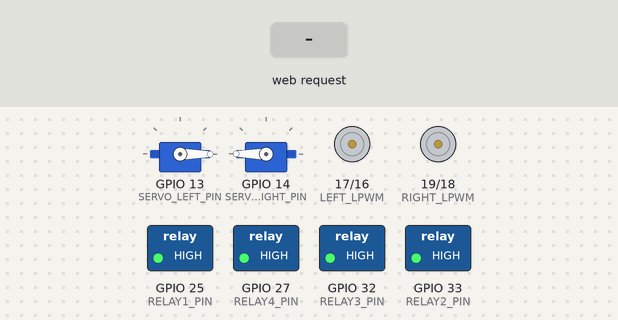
The sketch below on a simulated ESP32. On the bench: 2 × servo, motor-driver pin pairs drawn as motors (green arrow = first pin HIGH = forward, orange = second pin HIGH = backward, longer = more drive), switched loads named in the sketch (green lamp = pin HIGH). Inputs (shaded band) come from the test bench. What the sketch prints to the serial monitor is not drawn.

Above: at 1.2 s.
1.3 s: HTTP request GET /servo?a=120&d=120&n=120 received
At 2.6 s:
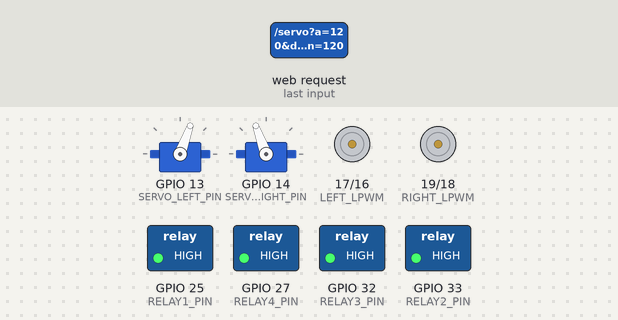
3.2 s: HTTP request GET /home received
At 3.58 s:
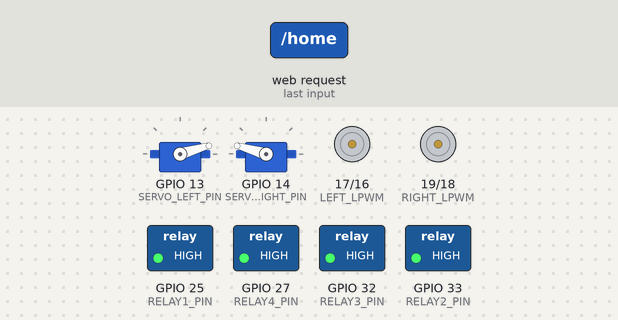
5.1 s: HTTP request GET /move?d=F received
At 6.1 s:
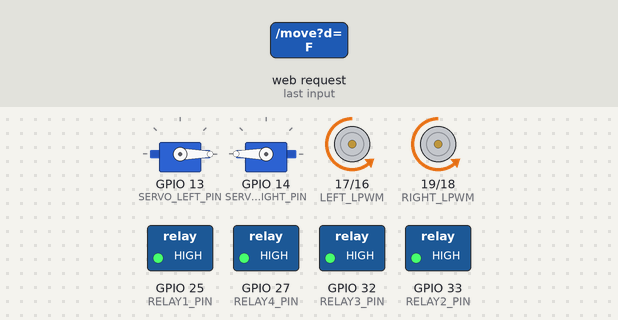
6.6 s: HTTP request GET /servo?a=1 received
At 7.2 s:
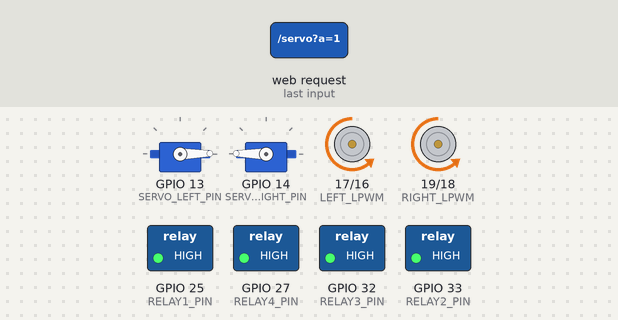
8.1 s: HTTP request GET /move?d=B received
At 8.4 s:
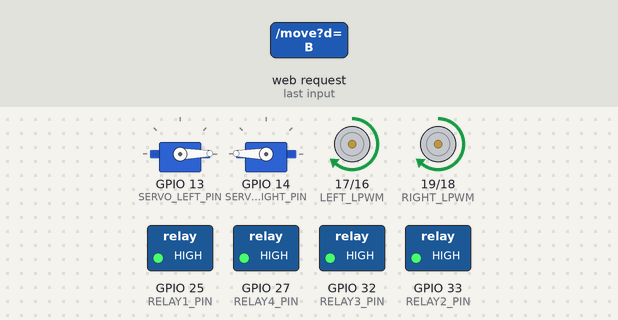
9.6 s: HTTP request GET /servo?a=F received
At 10.7 s:
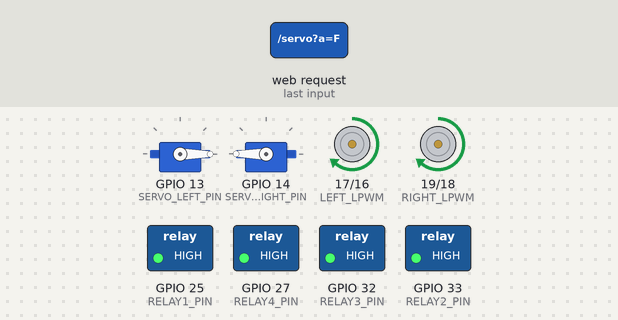
Timing chart, 0 to 12.1 s (numbered marks = the images above; inputs shaded):
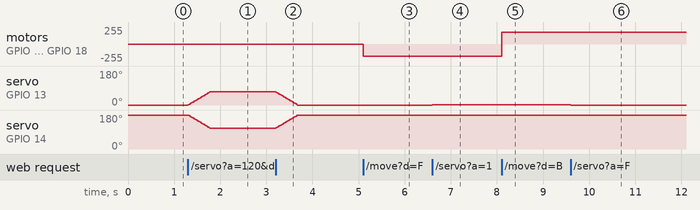

Measured:
- after the input at 1.3 s, servo on GPIO 13 (SERVO_LEFT_PIN): moves from 0° to 70° over 0.47 s, starting at once; servo on GPIO 14 (SERVO_RIGHT_PIN): moves from 180° to 110° over 0.47 s, starting at once
- after the input at 3.2 s, servo on GPIO 13 (SERVO_LEFT_PIN): moves from 70° to 0° over 0.47 s, starting at once; servo on GPIO 14 (SERVO_RIGHT_PIN): moves from 110° to 180° over 0.47 s, starting at once
- after the input at 5.1 s, motor on GPIO 17 (LEFT_LPWM) / GPIO 16 (LEFT_RPWM), motor on GPIO 19 (RIGHT_LPWM) / GPIO 18 (RIGHT_RPWM): stopped → backward 180/255 at once
- after the input at 6.6 s, servo on GPIO 13 (SERVO_LEFT_PIN): 0° → 1° at once; servo on GPIO 14 (SERVO_RIGHT_PIN): 180° → 179° at once
- after the input at 8.1 s, motor on GPIO 17 (LEFT_LPWM) / GPIO 16 (LEFT_RPWM), motor on GPIO 19 (RIGHT_LPWM) / GPIO 18 (RIGHT_RPWM): backward 180/255 → forward 180/255 at once
- after the input at 9.6 s, servo on GPIO 13 (SERVO_LEFT_PIN): 1° → 0° at once; servo on GPIO 14 (SERVO_RIGHT_PIN): 179° → 180° at once

The sketch:

main.ino
```cpp
#include <WiFi.h>
#include <WebServer.h>
#include <ESP32Servo.h>
#include "design.h"

// ===================== WIFI =====================
const char* ssid     = "ESP32-Robot";
const char* password = "12345678";

// ===================== PINS =====================
#define SERVO_LEFT_PIN   13
#define SERVO_RIGHT_PIN  14

#define LEFT_RPWM   16
#define LEFT_LPWM   17
#define RIGHT_RPWM  18
#define RIGHT_LPWM  19

// Relays (GPIO 35 is INPUT ONLY → changed to 27)
#define RELAY1_PIN  25
#define RELAY2_PIN  33
#define RELAY3_PIN  32
#define RELAY4_PIN  27      // ← Fixed (was 35)

#define RELAY_ON    LOW     // Active LOW
#define RELAY_OFF   HIGH

// ===================== SETTINGS =====================
#define MAX_ANGLE     310
#define SERVO_MIN_US  500
#define SERVO_MAX_US  2500
#define SMOOTH_STEP   2
#define SMOOTH_DELAY  8
#define RECORD_MAX    200
#define MOTOR_SPEED   180

Servo servoLeft;
Servo servoRight;
WebServer server(80);

int currentAngle = 0;
int recordBuffer[RECORD_MAX];
int recordCount = 0;
bool isRecording = false;

bool relayState[4] = {false, false, false, false};
const int relayPins[4] = {RELAY1_PIN, RELAY2_PIN, RELAY3_PIN, RELAY4_PIN};

// ===================== SERVO =====================
void moveServosSmooth(int target) {
  target = constrain(target, 0, MAX_ANGLE);
  while (currentAngle != target) {
    if (currentAngle < target) currentAngle += SMOOTH_STEP;
    else currentAngle -= SMOOTH_STEP;
    if (abs(currentAngle - target) < SMOOTH_STEP) currentAngle = target;

    int leftPulse  = map(currentAngle, 0, MAX_ANGLE, SERVO_MIN_US, SERVO_MAX_US);
    int rightPulse = map(currentAngle, 0, MAX_ANGLE, SERVO_MAX_US, SERVO_MIN_US);

    servoLeft.writeMicroseconds(leftPulse);
    servoRight.writeMicroseconds(rightPulse);

    if (isRecording && recordCount < RECORD_MAX) {
      recordBuffer[recordCount++] = currentAngle;
    }
    delay(SMOOTH_DELAY);
  }
}

void setServosInstant(int angle) {
  angle = constrain(angle, 0, MAX_ANGLE);
  currentAngle = angle;
  int leftPulse  = map(angle, 0, MAX_ANGLE, SERVO_MIN_US, SERVO_MAX_US);
  int rightPulse = map(angle, 0, MAX_ANGLE, SERVO_MAX_US, SERVO_MIN_US);
  servoLeft.writeMicroseconds(leftPulse);
  servoRight.writeMicroseconds(rightPulse);
}

// ===================== MOTOR =====================
void motorStop() {
  analogWrite(LEFT_RPWM, 0);  analogWrite(LEFT_LPWM, 0);
  analogWrite(RIGHT_RPWM, 0); analogWrite(RIGHT_LPWM, 0);
}
void motorForward() {
  analogWrite(LEFT_RPWM, MOTOR_SPEED);  analogWrite(LEFT_LPWM, 0);
  analogWrite(RIGHT_RPWM, MOTOR_SPEED); analogWrite(RIGHT_LPWM, 0);
}
void motorBackward() {
  analogWrite(LEFT_RPWM, 0);  analogWrite(LEFT_LPWM, MOTOR_SPEED);
  analogWrite(RIGHT_RPWM, 0); analogWrite(RIGHT_LPWM, MOTOR_SPEED);
}
void motorLeft() {
  analogWrite(LEFT_RPWM, 0);  analogWrite(LEFT_LPWM, MOTOR_SPEED);
  analogWrite(RIGHT_RPWM, MOTOR_SPEED); analogWrite(RIGHT_LPWM, 0);
}
void motorRight() {
  analogWrite(LEFT_RPWM, MOTOR_SPEED); analogWrite(LEFT_LPWM, 0);
  analogWrite(RIGHT_RPWM, 0); analogWrite(RIGHT_LPWM, MOTOR_SPEED);
}

// ===================== RELAY =====================
void setRelay(int num, bool state) {
  if (num < 1 || num > 4) return;
  relayState[num-1] = state;
  digitalWrite(relayPins[num-1], state ? RELAY_ON : RELAY_OFF);
}

// ===================== WEB =====================
void handleRoot() {
  server.send_P(200, "text/html", index_html);
}

void handleServo() {
  if (server.hasArg("a")) {
    moveServosSmooth(server.arg("a").toInt());
  }
  server.send(200, "text/plain", "OK");
}

void handleMove() {
  if (server.hasArg("d")) {
    String d = server.arg("d");
    if (d == "F") motorForward();
    else if (d == "B") motorBackward();
    else if (d == "L") motorLeft();
    else if (d == "R") motorRight();
    else motorStop();
  }
  server.send(200, "text/plain", "OK");
}

void handleRelay() {
  if (server.hasArg("n")) {
    int num = server.arg("n").toInt();
    if (num >= 1 && num <= 4) {
      setRelay(num, !relayState[num-1]);
      server.send(200, "text/plain", relayState[num-1] ? "ON" : "OFF");
      return;
    }
  }
  server.send(200, "text/plain", "ERROR");
}

void handleRecord() {
  recordCount = 0;
  isRecording = true;
  server.send(200, "text/plain", "OK");
}

void handlePlay() {
  isRecording = false;
  if (recordCount == 0) {
    server.send(200, "text/plain", "Nothing recorded");
    return;
  }
  server.send(200, "text/plain", "Playing " + String(recordCount) + " steps");
  for (int i = 0; i < recordCount; i++) {
    setServosInstant(recordBuffer[i]);
    delay(SMOOTH_DELAY);
  }
}

void handleHome() {
  isRecording = false;
  moveServosSmooth(0);
  motorStop();
  server.send(200, "text/plain", "Home");
}

// ===================== SETUP =====================
void setup() {
  Serial.begin(115200);

  ESP32PWM::allocateTimer(0);
  ESP32PWM::allocateTimer(1);
  servoLeft.setPeriodHertz(50);
  servoRight.setPeriodHertz(50);
  servoLeft.attach(SERVO_LEFT_PIN, SERVO_MIN_US, SERVO_MAX_US);
  servoRight.attach(SERVO_RIGHT_PIN, SERVO_MIN_US, SERVO_MAX_US);

  pinMode(LEFT_RPWM, OUTPUT);
  pinMode(LEFT_LPWM, OUTPUT);
  pinMode(RIGHT_RPWM, OUTPUT);
  pinMode(RIGHT_LPWM, OUTPUT);
  motorStop();

  for (int i = 0; i < 4; i++) {
    pinMode(relayPins[i], OUTPUT);
    digitalWrite(relayPins[i], RELAY_OFF);
  }

  setServosInstant(0);

  WiFi.softAP(ssid, password);
  Serial.print("IP: ");
  Serial.println(WiFi.softAPIP());

  server.on("/", handleRoot);
  server.on("/servo", handleServo);
  server.on("/move", handleMove);
  server.on("/relay", handleRelay);
  server.on("/record", handleRecord);
  server.on("/play", handlePlay);
  server.on("/home", handleHome);
  server.begin();

  Serial.println("Ready!");
}

void loop() {
  server.handleClient();
}
```

design.h
```cpp
#ifndef DESIGN_H
#define DESIGN_H

const char index_html[] PROGMEM = R"rawliteral(
<!DOCTYPE html>
<html lang="en">
<head>
  <meta charset="UTF-8">
  <meta name="viewport" content="width=device-width, initial-scale=1.0, maximum-scale=1.0, user-scalable=no">
  <title>ESP32 Robot</title>
  <style>
    * {
      box-sizing: border-box;
      margin: 0;
      padding: 0;
      -webkit-tap-highlight-color: transparent;
      user-select: none;
    }
    body {
      font-family: -apple-system, BlinkMacSystemFont, 'Segoe UI', Roboto, sans-serif;
      background: linear-gradient(160deg, #0f172a, #1e293b);
      color: #f1f5f9;
      min-height: 100vh;
      padding: 16px;
      max-width: 430px;
      margin: 0 auto;
    }
    h1 {
      text-align: center;
      font-size: 1.6rem;
      color: #38bdf8;
      margin: 8px 0 20px;
      font-weight: 700;
    }
    .card {
      background: #1e293b;
      border-radius: 20px;
      padding: 18px;
      margin-bottom: 18px;
      box-shadow: 0 8px 20px rgba(0,0,0,0.35);
    }
    .card-title {
      font-size: 0.95rem;
      color: #94a3b8;
      margin-bottom: 14px;
      font-weight: 600;
      text-transform: uppercase;
      letter-spacing: 0.5px;
    }
    .angle-display {
      font-size: 2.4rem;
      font-weight: 700;
      color: #4ade80;
      text-align: center;
      margin: 8px 0 12px;
    }
    input[type=range] {
      width: 100%;
      height: 14px;
      -webkit-appearance: none;
      background: #334155;
      border-radius: 10px;
      outline: none;
    }
    input[type=range]::-webkit-slider-thumb {
      -webkit-appearance: none;
      width: 32px;
      height: 32px;
      background: #38bdf8;
      border-radius: 50%;
      cursor: pointer;
      box-shadow: 0 2px 8px rgba(56,189,248,0.5);
    }
    .btn-row {
      display: flex;
      gap: 10px;
      justify-content: center;
      flex-wrap: wrap;
      margin-top: 12px;
    }
    .btn {
      border: none;
      border-radius: 14px;
      color: white;
      font-weight: 600;
      font-size: 1rem;
      padding: 14px 12px;
      cursor: pointer;
      transition: 0.12s;
      flex: 1;
      min-width: 70px;
    }
    .btn:active {
      transform: scale(0.94);
      opacity: 0.9;
    }
    .btn-servo  { background: #8b5cf6; }
    .btn-rec    { background: #f59e0b; }
    .btn-play   { background: #22c55e; }
    .btn-home   { background: #64748b; }
    .btn-relay  { background: #f97316; }
    .btn-relay.on { background: #22c55e; }
    .btn-move   { background: #0ea5e9; font-size: 1.5rem; padding: 20px 10px; }
    .btn-stop   { background: #ef4444; font-size: 1.15rem; padding: 16px; width: 100%; margin-top: 8px; }

    .move-grid {
      display: grid;
      grid-template-columns: 1fr 1fr 1fr;
      gap: 12px;
      margin-top: 6px;
    }
    .status {
      text-align: center;
      font-size: 0.9rem;
      color: #94a3b8;
      margin-top: 10px;
      min-height: 22px;
    }
    .relay-grid {
      display: grid;
      grid-template-columns: 1fr 1fr;
      gap: 12px;
    }
  </style>
</head>
<body>
  <h1>🤖 ESP32 Robot</h1>

  <!-- SERVO -->
  <div class="card">
    <div class="card-title">Servos (Mirrored)</div>
    <div class="angle-display" id="angleVal">0°</div>
    <input type="range" min="0" max="310" value="0" id="angleSlider" oninput="setAngle(this.value)">
    <div class="btn-row">
      <button class="btn btn-servo" onclick="setAngle(0)">0°</button>
      <button class="btn btn-servo" onclick="setAngle(90)">90°</button>
      <button class="btn btn-servo" onclick="setAngle(155)">155°</button>
      <button class="btn btn-servo" onclick="setAngle(310)">310°</button>
    </div>
  </div>

  <!-- RECORD -->
  <div class="card">
    <div class="card-title">Record & Play</div>
    <div class="btn-row">
      <button class="btn btn-rec"  onclick="record()">⏺ Record</button>
      <button class="btn btn-play" onclick="play()">▶️ Play</button>
      <button class="btn btn-home" onclick="home()">🏠 Home</button>
    </div>
    <div class="status" id="status">Ready</div>
  </div>

  <!-- RELAYS -->
  <div class="card">
    <div class="card-title">Relays</div>
    <div class="relay-grid">
      <button class="btn btn-relay" id="r1" onclick="toggleRelay(1)">🔌 Relay 1</button>
      <button class="btn btn-relay" id="r2" onclick="toggleRelay(2)">🔌 Relay 2</button>
      <button class="btn btn-relay" id="r3" onclick="toggleRelay(3)">🔌 Relay 3</button>
      <button class="btn btn-relay" id="r4" onclick="toggleRelay(4)">🔌 Relay 4</button>
    </div>
  </div>

  <!-- MOTORS - Improved Hold Control -->
  <div class="card">
    <div class="card-title">Robot Movement</div>
    <div class="move-grid">
      <div></div>
      <button class="btn btn-move" id="btnF">⬆️</button>
      <div></div>

      <button class="btn btn-move" id="btnL">⬅️</button>
      <button class="btn btn-stop" id="btnS">⏹️ STOP</button>
      <button class="btn btn-move" id="btnR">➡️</button>

      <div></div>
      <button class="btn btn-move" id="btnB">⬇️</button>
      <div></div>
    </div>
  </div>

  <script>
    let relayState = [false, false, false, false];
    let currentDir = 'S';

    // ============ IMPROVED MOTOR CONTROL ============
    function sendMove(dir) {
      if (currentDir === dir) return;
      currentDir = dir;
      fetch('/move?d=' + dir);
    }

    function setupHoldButton(id, dir) {
      const btn = document.getElementById(id);

      // Pointer events (best for mobile + desktop)
      btn.addEventListener('pointerdown', (e) => {
        e.preventDefault();
        btn.setPointerCapture(e.pointerId);
        sendMove(dir);
      });

      btn.addEventListener('pointerup', (e) => {
        e.preventDefault();
        sendMove('S');
      });

      btn.addEventListener('pointercancel', (e) => {
        sendMove('S');
      });

      btn.addEventListener('pointerleave', (e) => {
        if (e.buttons === 0) sendMove('S');
      });
    }

    // Setup all movement buttons
    setupHoldButton('btnF', 'F');
    setupHoldButton('btnB', 'B');
    setupHoldButton('btnL', 'L');
    setupHoldButton('btnR', 'R');

    // STOP button
    document.getElementById('btnS').addEventListener('pointerdown', (e) => {
      e.preventDefault();
      sendMove('S');
    });

    // Safety: Auto stop if page loses focus
    document.addEventListener('visibilitychange', () => {
      if (document.hidden) sendMove('S');
    });

    // ============ OTHER FUNCTIONS ============
    function setAngle(a) {
      document.getElementById('angleVal').innerText = a + '°';
      document.getElementById('angleSlider').value = a;
      fetch('/servo?a=' + a);
    }

    function toggleRelay(num) {
      fetch('/relay?n=' + num)
        .then(r => r.text())
        .then(state => {
          relayState[num-1] = (state === "ON");
          const btn = document.getElementById('r' + num);
          if (relayState[num-1]) {
            btn.classList.add('on');
            btn.innerText = '✅ Relay ' + num;
          } else {
            btn.classList.remove('on');
            btn.innerText = '🔌 Relay ' + num;
          }
        });
    }

    function record() {
      document.getElementById('status').innerText = 'Recording... Move servo';
      fetch('/record');
    }

    function play() {
      document.getElementById('status').innerText = 'Playing...';
      fetch('/play').then(r => r.text()).then(t => {
        document.getElementById('status').innerText = t;
      });
    }

    function home() {
      document.getElementById('status').innerText = 'Going Home...';
      setAngle(0);
      fetch('/home').then(() => {
        document.getElementById('status').innerText = 'Home position ✓';
      });
    }
  </script>
</body>
</html>
)rawliteral";

#endif
```
